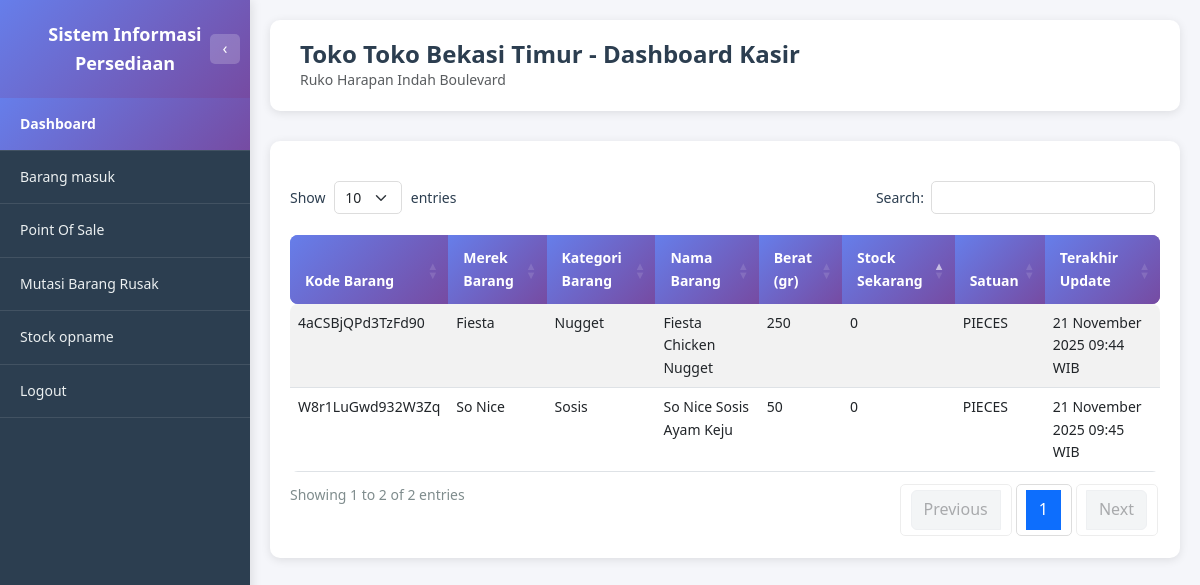
The app's page /toko/dashboard.php (signed in), older data.
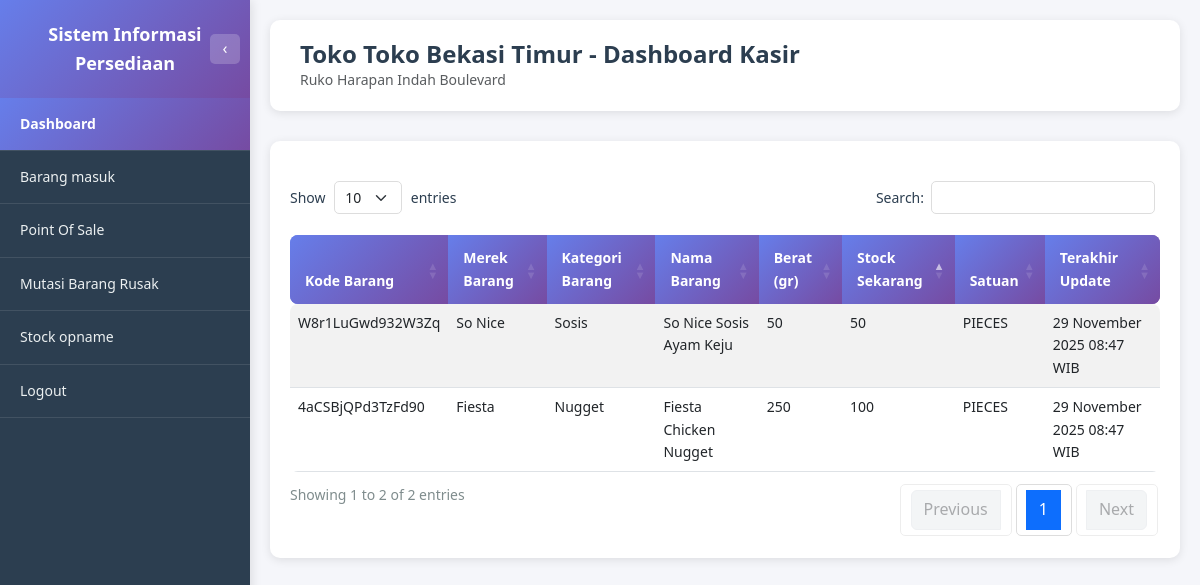
The same page, newer data.
### tables this page shows
CREATE TABLE STOCK (
      KD_BARANG              VARCHAR(16) NOT NULL,
      KD_LOKASI              VARCHAR(8) NOT NULL,
      UPDATED_BY             VARCHAR(8),
      JUMLAH_BARANG          INT,
      JUMLAH_MIN_STOCK       INT,
      JUMLAH_MAX_STOCK       INT,
      SATUAN                 ENUM('PIECES', 'DUS'),
      LAST_UPDATED           TIMESTAMP DEFAULT CURRENT_TIMESTAMP ON UPDATE CURRENT_TIMESTAMP,
      PRIMARY KEY (KD_BARANG, KD_LOKASI)
   );

CREATE TABLE MASTER_BARANG (
      KD_BARANG                    VARCHAR(16) NOT NULL,
      KD_KATEGORI_BARANG           VARCHAR(8),
      KD_SUPPLIER                  VARCHAR(8),
      KD_MEREK_BARANG              VARCHAR(8),
      NAMA_BARANG                  VARCHAR(256),
      BERAT                        INT,
      AVG_HARGA_BELI_PIECES        DECIMAL(20,2),
      HARGA_JUAL_BARANG_PIECES     DECIMAL(20,2),
      SATUAN_PERDUS                INT,
      GAMBAR_BARANG                VARCHAR(512),
      LAST_UPDATED                 TIMESTAMP DEFAULT CURRENT_TIMESTAMP ON UPDATE CURRENT_TIMESTAMP,
      STATUS                       ENUM('AKTIF', 'TIDAK AKTIF'),
      PRIMARY KEY (KD_BARANG)
   );

### toko/dashboard.php (the view, shortened to what the changed rows need)
<?php
require_once '../dbconnect.php';
$user_id = $_SESSION['user_id'];
$query_user = "SELECT u.ID_USERS, u.KD_LOKASI, ml.NAMA_LOKASI
               FROM USERS u
               LEFT JOIN MASTER_LOKASI ml ON u.KD_LOKASI = ml.KD_LOKASI
               WHERE u.ID_USERS = ?";
$stmt_user = $conn->prepare($query_user);
$stmt_user->bind_param("s", $user_id);
$stmt_user->execute();
$result_user = $stmt_user->get_result();
$user_data = $result_user->fetch_assoc();
$kd_lokasi = $user_data['KD_LOKASI'];
$nama_lokasi = $user_data['NAMA_LOKASI'] ?? 'Toko';
$query_stock = "SELECT
                    s.KD_BARANG,
                    mb.NAMA_BARANG,
                    mb.BERAT,
                    COALESCE(mm.NAMA_MEREK, '-') as NAMA_MEREK,
                    COALESCE(mk.NAMA_KATEGORI, '-') as NAMA_KATEGORI,
                    s.JUMLAH_BARANG as STOCK_SEKARANG,
                    s.SATUAN,
                    s.LAST_UPDATED
                FROM STOCK s
                INNER JOIN MASTER_BARANG mb ON s.KD_BARANG = mb.KD_BARANG
                LEFT JOIN MASTER_MEREK mm ON mb.KD_MEREK_BARANG = mm.KD_MEREK_BARANG
                LEFT JOIN MASTER_KATEGORI_BARANG mk ON mb.KD_KATEGORI_BARANG = mk.KD_KATEGORI_BARANG
                WHERE s.KD_LOKASI = ?
                ORDER BY s.JUMLAH_BARANG ASC";
$stmt_stock = $conn->prepare($query_stock);
$stmt_stock->bind_param("s", $kd_lokasi);
$stmt_stock->execute();
$result_stock = $stmt_stock->get_result();
function formatTanggalWaktu($tanggal) {
    $bulan = [
        1 => 'Januari', 2 => 'Februari', 3 => 'Maret', 4 => 'April',
        5 => 'Mei', 6 => 'Juni', 7 => 'Juli', 8 => 'Agustus',
        9 => 'September', 10 => 'Oktober', 11 => 'November', 12 => 'Desember'
    ];
    $date = new DateTime($tanggal);
    $tanggal_formatted = $date->format('d') . ' ' . $bulan[(int)$date->format('m')] . ' ' . $date->format('Y');
    $waktu_formatted = $date->format('H:i') . ' WIB';
    return $tanggal_formatted . ' ' . $waktu_formatted;
}
?>
<!DOCTYPE html>
<html lang="id">
<head>
    <link href="https://cdn.jsdelivr.net/npm/bootstrap@5.3.0/dist/css/bootstrap.min.css" rel="stylesheet">
    <link href="https://cdn.datatables.net/1.13.7/css/dataTables.bootstrap5.min.css" rel="stylesheet">
    <link href="../assets/css/style.css" rel="stylesheet">
</head>
<body class="dashboard-body">
    <div class="main-content">
        <div class="page-header">
            <h1 class="page-title">Toko <?php echo htmlspecialchars($nama_lokasi); ?> - Dashboard Kasir</h1>
        </div>
        <div class="table-section" style="width: 100%;">
            <div class="table-responsive" style="width: 100%;">
                <table id="tableStock" class="table table-custom table-striped table-hover" style="width: 100%;">
                    <thead>
                        <tr>
                            <th>Kode Barang</th>
                            <th>Merek Barang</th>
                            <th>Kategori Barang</th>
                            <th>Nama Barang</th>
                            <th>Berat (gr)</th>
                            <th>Stock Sekarang</th>
                            <th>Satuan</th>
                            <th>Terakhir Update</th>
                        </tr>
                    </thead>
                    <tbody>
                        <?php if ($result_stock && $result_stock->num_rows > 0): ?>
                            <?php while ($row = $result_stock->fetch_assoc()): ?>
                                <tr>
                                    <td><?php echo htmlspecialchars($row['KD_BARANG']); ?></td>
                                    <td><?php echo htmlspecialchars($row['NAMA_MEREK']); ?></td>
                                    <td><?php echo htmlspecialchars($row['NAMA_KATEGORI']); ?></td>
                                    <td><?php echo htmlspecialchars($row['NAMA_BARANG']); ?></td>
                                    <td><?php echo number_format($row['BERAT'], 0, ',', '.'); ?></td>
                                    <td><?php echo number_format($row['STOCK_SEKARANG'], 0, ',', '.'); ?></td>
                                    <td><?php echo htmlspecialchars($row['SATUAN']); ?></td>
                                    <td><?php echo formatTanggalWaktu($row['LAST_UPDATED']); ?></td>
                                </tr>
                            <?php endwhile; ?>
                        <?php else: ?>
                            <tr>
                                <td colspan="8" class="text-center text-muted">Tidak ada data stock</td>
                            </tr>
                        <?php endif; ?>
                    </tbody>
                </table>
            </div>
        </div>
    </div>
</body>
</html>

Row changes from the older to the newer data that the page shows:
changed stock "W8r1LuGwd932W3Zq": JUMLAH_BARANG "0" → "50"; LAST_UPDATED "21 November 2025 09:45 WIB" → "29 November 2025 08:47 WIB"; moves up the list
changed stock "4aCSBjQPd3TzFd90": JUMLAH_BARANG "0" → "100"; LAST_UPDATED "21 November 2025 09:44 WIB" → "29 November 2025 08:47 WIB"
